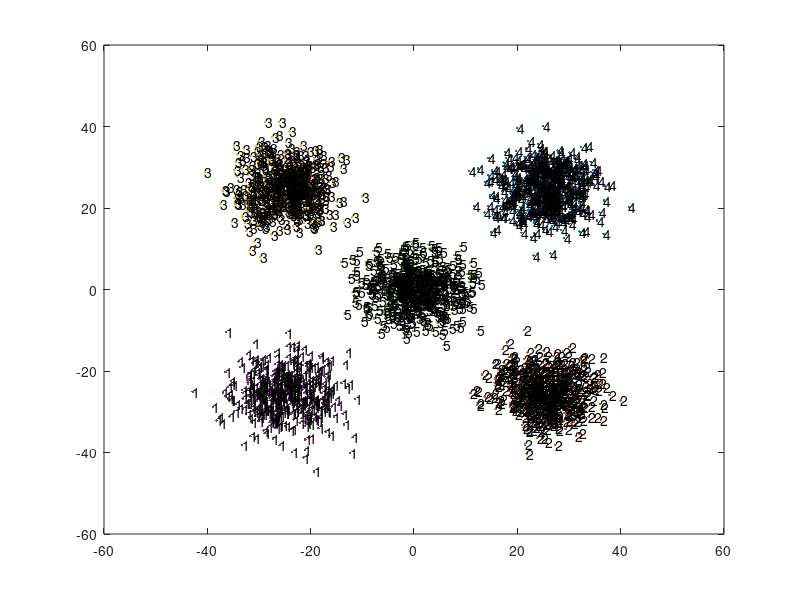

MATLAB code for this plot:
clear all; close all; clc;
% K means clustering example with Statistical Learning Youtube course
% This will be demonstrated in two dimensions to allow us to plot pictures.

% First generate a random data set to work on

a = 5 *[randn(500,1)+5, randn(500,1)+5];
b = 5 *[randn(500,1)+5, randn(500,1)-5];
c = 5 *[randn(500,1)-5, randn(500,1)+5];
d = 5 *[randn(500,1)-5, randn(500,1)-5];
e = 5 *[randn(500,1), randn(500,1)];

all_data = [a;b;c;d;e];

size(all_data)

plot(a(:,1), a(:,2),'.'); hold on
plot(b(:,1), b(:,2),'.');
plot(c(:,1), c(:,2),'.');
plot(d(:,1), d(:,2),'.');
plot(e(:,1), e(:,2),'.');

Idx = kmeans(all_data, 5);

for k = 1:2500
    text(all_data(k,1),all_data(k,2),num2str(Idx(k)));hold on;
end













